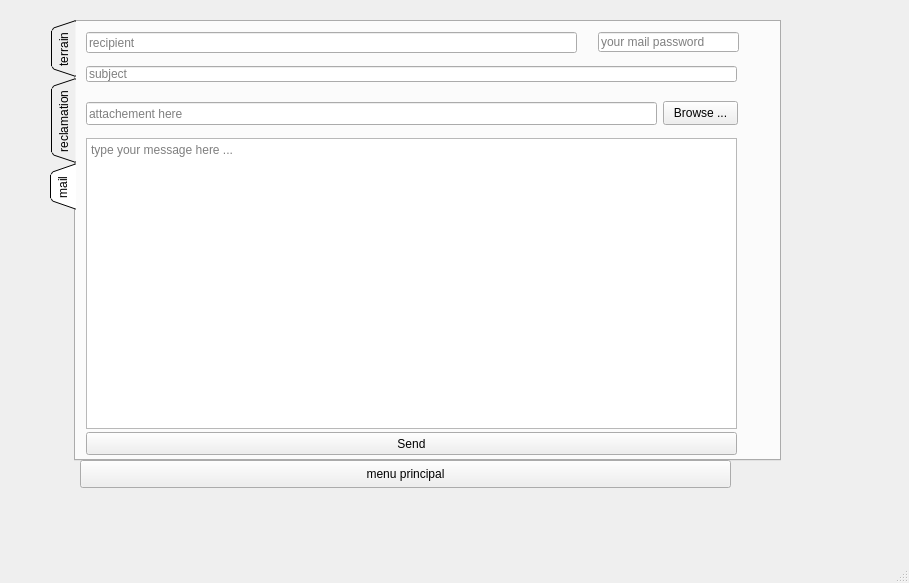
<?xml version="1.0" encoding="UTF-8"?>
<ui version="4.0">
 <class>gestion_mahdi</class>
 <widget class="QMainWindow" name="gestion_mahdi">
  <property name="geometry">
   <rect>
    <x>0</x>
    <y>0</y>
    <width>909</width>
    <height>583</height>
   </rect>
  </property>
  <property name="windowTitle">
   <string>MainWindow</string>
  </property>
  <widget class="QWidget" name="centralwidget">
   <widget class="QTabWidget" name="tabWidget">
    <property name="geometry">
     <rect>
      <x>50</x>
      <y>20</y>
      <width>731</width>
      <height>441</height>
     </rect>
    </property>
    <property name="tabPosition">
     <enum>QTabWidget::West</enum>
    </property>
    <property name="tabShape">
     <enum>QTabWidget::Triangular</enum>
    </property>
    <property name="currentIndex">
     <number>2</number>
    </property>
    <widget class="QWidget" name="tab">
     <attribute name="title">
      <string>terrain</string>
     </attribute>
     <widget class="QTableView" name="tableau_terrain">
      <property name="geometry">
       <rect>
        <x>220</x>
        <y>71</y>
        <width>451</width>
        <height>291</height>
       </rect>
      </property>
      <property name="sortingEnabled">
       <bool>true</bool>
      </property>
      <attribute name="horizontalHeaderCascadingSectionResizes">
       <bool>true</bool>
      </attribute>
      <attribute name="horizontalHeaderShowSortIndicator" stdset="0">
       <bool>false</bool>
      </attribute>
      <attribute name="horizontalHeaderStretchLastSection">
       <bool>false</bool>
      </attribute>
     </widget>
     <widget class="QLineEdit" name="rech_terrain">
      <property name="geometry">
       <rect>
        <x>360</x>
        <y>30</y>
        <width>181</width>
        <height>24</height>
       </rect>
      </property>
      <property name="placeholderText">
       <string>Recherche</string>
      </property>
      <property name="clearButtonEnabled">
       <bool>true</bool>
      </property>
     </widget>
     <widget class="QComboBox" name="sel_col_terrain">
      <property name="geometry">
       <rect>
        <x>561</x>
        <y>30</y>
        <width>111</width>
        <height>22</height>
       </rect>
      </property>
      <item>
       <property name="text">
        <string>All</string>
       </property>
      </item>
      <item>
       <property name="text">
        <string>ID</string>
       </property>
      </item>
      <item>
       <property name="text">
        <string>Nom</string>
       </property>
      </item>
      <item>
       <property name="text">
        <string>Lieu</string>
       </property>
      </item>
      <item>
       <property name="text">
        <string>Etat</string>
       </property>
      </item>
      <item>
       <property name="text">
        <string>Capacite</string>
       </property>
      </item>
     </widget>
     <widget class="QLineEdit" name="lieu">
      <property name="geometry">
       <rect>
        <x>30</x>
        <y>310</y>
        <width>141</width>
        <height>20</height>
       </rect>
      </property>
      <property name="text">
       <string/>
      </property>
     </widget>
     <widget class="QLabel" name="label_7">
      <property name="geometry">
       <rect>
        <x>30</x>
        <y>230</y>
        <width>101</width>
        <height>16</height>
       </rect>
      </property>
      <property name="text">
       <string>Capacite</string>
      </property>
     </widget>
     <widget class="QLabel" name="label_11">
      <property name="geometry">
       <rect>
        <x>30</x>
        <y>120</y>
        <width>47</width>
        <height>14</height>
       </rect>
      </property>
      <property name="text">
       <string>Nom</string>
      </property>
     </widget>
     <widget class="QLineEdit" name="id_terrain">
      <property name="geometry">
       <rect>
        <x>30</x>
        <y>90</y>
        <width>141</width>
        <height>20</height>
       </rect>
      </property>
     </widget>
     <widget class="QLabel" name="label_9">
      <property name="geometry">
       <rect>
        <x>30</x>
        <y>170</y>
        <width>61</width>
        <height>16</height>
       </rect>
      </property>
      <property name="text">
       <string>Etat</string>
      </property>
     </widget>
     <widget class="QLabel" name="label_12">
      <property name="geometry">
       <rect>
        <x>30</x>
        <y>70</y>
        <width>47</width>
        <height>14</height>
       </rect>
      </property>
      <property name="text">
       <string>ID</string>
      </property>
     </widget>
     <widget class="QLabel" name="label_13">
      <property name="geometry">
       <rect>
        <x>40</x>
        <y>290</y>
        <width>47</width>
        <height>14</height>
       </rect>
      </property>
      <property name="text">
       <string>Lieu</string>
      </property>
     </widget>
     <widget class="QComboBox" name="etat">
      <property name="geometry">
       <rect>
        <x>30</x>
        <y>190</y>
        <width>141</width>
        <height>22</height>
       </rect>
      </property>
      <item>
       <property name="text">
        <string>            --</string>
       </property>
      </item>
      <item>
       <property name="text">
        <string>type 1</string>
       </property>
      </item>
      <item>
       <property name="text">
        <string>type 2</string>
       </property>
      </item>
      <item>
       <property name="text">
        <string>type 3</string>
       </property>
      </item>
      <item>
       <property name="text">
        <string>type 4</string>
       </property>
      </item>
     </widget>
     <widget class="QLineEdit" name="nom">
      <property name="geometry">
       <rect>
        <x>30</x>
        <y>140</y>
        <width>141</width>
        <height>20</height>
       </rect>
      </property>
     </widget>
     <widget class="QSpinBox" name="capacite">
      <property name="geometry">
       <rect>
        <x>30</x>
        <y>253</y>
        <width>141</width>
        <height>22</height>
       </rect>
      </property>
     </widget>
     <widget class="QPushButton" name="ajou_t">
      <property name="geometry">
       <rect>
        <x>50</x>
        <y>390</y>
        <width>121</width>
        <height>28</height>
       </rect>
      </property>
      <property name="text">
       <string>ajout</string>
      </property>
     </widget>
     <widget class="QPushButton" name="modification_t">
      <property name="geometry">
       <rect>
        <x>230</x>
        <y>390</y>
        <width>93</width>
        <height>28</height>
       </rect>
      </property>
      <property name="text">
       <string>modification</string>
      </property>
     </widget>
     <widget class="QPushButton" name="suppression_t">
      <property name="geometry">
       <rect>
        <x>370</x>
        <y>390</y>
        <width>93</width>
        <height>28</height>
       </rect>
      </property>
      <property name="text">
       <string>supprimer</string>
      </property>
     </widget>
    </widget>
    <widget class="QWidget" name="tab_3">
     <attribute name="title">
      <string>reclamation</string>
     </attribute>
     <widget class="QTableView" name="tableau_reclamation">
      <property name="geometry">
       <rect>
        <x>210</x>
        <y>70</y>
        <width>481</width>
        <height>331</height>
       </rect>
      </property>
      <property name="sortingEnabled">
       <bool>true</bool>
      </property>
      <attribute name="horizontalHeaderCascadingSectionResizes">
       <bool>true</bool>
      </attribute>
      <attribute name="horizontalHeaderShowSortIndicator" stdset="0">
       <bool>false</bool>
      </attribute>
      <attribute name="horizontalHeaderStretchLastSection">
       <bool>false</bool>
      </attribute>
     </widget>
     <widget class="QLineEdit" name="rech_reclamation">
      <property name="geometry">
       <rect>
        <x>320</x>
        <y>30</y>
        <width>221</width>
        <height>24</height>
       </rect>
      </property>
      <property name="placeholderText">
       <string>Recherche</string>
      </property>
      <property name="clearButtonEnabled">
       <bool>true</bool>
      </property>
     </widget>
     <widget class="QComboBox" name="sel_col_reclamation">
      <property name="geometry">
       <rect>
        <x>561</x>
        <y>30</y>
        <width>131</width>
        <height>22</height>
       </rect>
      </property>
      <item>
       <property name="text">
        <string>All</string>
       </property>
      </item>
      <item>
       <property name="text">
        <string>ID</string>
       </property>
      </item>
      <item>
       <property name="text">
        <string>Description</string>
       </property>
      </item>
      <item>
       <property name="text">
        <string>Mail</string>
       </property>
      </item>
      <item>
       <property name="text">
        <string>Etat</string>
       </property>
      </item>
     </widget>
     <widget class="QLabel" name="label_10">
      <property name="geometry">
       <rect>
        <x>30</x>
        <y>100</y>
        <width>81</width>
        <height>16</height>
       </rect>
      </property>
      <property name="text">
       <string>Description</string>
      </property>
     </widget>
     <widget class="QLineEdit" name="id_reclamation">
      <property name="geometry">
       <rect>
        <x>30</x>
        <y>70</y>
        <width>161</width>
        <height>20</height>
       </rect>
      </property>
     </widget>
     <widget class="QLabel" name="label_8">
      <property name="geometry">
       <rect>
        <x>30</x>
        <y>50</y>
        <width>47</width>
        <height>14</height>
       </rect>
      </property>
      <property name="text">
       <string>ID</string>
      </property>
     </widget>
     <widget class="QTextEdit" name="description">
      <property name="geometry">
       <rect>
        <x>30</x>
        <y>130</y>
        <width>161</width>
        <height>141</height>
       </rect>
      </property>
     </widget>
     <widget class="QLineEdit" name="mail">
      <property name="geometry">
       <rect>
        <x>30</x>
        <y>300</y>
        <width>161</width>
        <height>20</height>
       </rect>
      </property>
     </widget>
     <widget class="QLabel" name="label_14">
      <property name="geometry">
       <rect>
        <x>30</x>
        <y>280</y>
        <width>47</width>
        <height>14</height>
       </rect>
      </property>
      <property name="text">
       <string>Mail</string>
      </property>
     </widget>
     <widget class="QComboBox" name="etat_reclamation">
      <property name="geometry">
       <rect>
        <x>40</x>
        <y>350</y>
        <width>141</width>
        <height>22</height>
       </rect>
      </property>
      <item>
       <property name="text">
        <string>Non traitee</string>
       </property>
      </item>
      <item>
       <property name="text">
        <string>Traitee</string>
       </property>
      </item>
     </widget>
     <widget class="QLabel" name="label_15">
      <property name="geometry">
       <rect>
        <x>40</x>
        <y>330</y>
        <width>61</width>
        <height>16</height>
       </rect>
      </property>
      <property name="text">
       <string>Etat</string>
      </property>
     </widget>
     <widget class="QPushButton" name="ajout_r">
      <property name="geometry">
       <rect>
        <x>50</x>
        <y>410</y>
        <width>93</width>
        <height>28</height>
       </rect>
      </property>
      <property name="text">
       <string>ajout</string>
      </property>
     </widget>
     <widget class="QPushButton" name="modification_r">
      <property name="geometry">
       <rect>
        <x>210</x>
        <y>410</y>
        <width>93</width>
        <height>28</height>
       </rect>
      </property>
      <property name="text">
       <string>modification</string>
      </property>
     </widget>
     <widget class="QPushButton" name="suppression_r">
      <property name="geometry">
       <rect>
        <x>370</x>
        <y>410</y>
        <width>93</width>
        <height>28</height>
       </rect>
      </property>
      <property name="text">
       <string>suppression</string>
      </property>
     </widget>
    </widget>
    <widget class="QWidget" name="tab_2">
     <attribute name="title">
      <string>mail</string>
     </attribute>
     <widget class="QPushButton" name="sendBtn">
      <property name="geometry">
       <rect>
        <x>10</x>
        <y>410</y>
        <width>651</width>
        <height>23</height>
       </rect>
      </property>
      <property name="text">
       <string>Send</string>
      </property>
     </widget>
     <widget class="QLineEdit" name="subject">
      <property name="geometry">
       <rect>
        <x>10</x>
        <y>44</y>
        <width>651</width>
        <height>16</height>
       </rect>
      </property>
      <property name="placeholderText">
       <string>subject</string>
      </property>
     </widget>
     <widget class="QPushButton" name="browseBtn">
      <property name="geometry">
       <rect>
        <x>587</x>
        <y>79</y>
        <width>75</width>
        <height>24</height>
       </rect>
      </property>
      <property name="text">
       <string>Browse ...</string>
      </property>
     </widget>
     <widget class="QLineEdit" name="file">
      <property name="geometry">
       <rect>
        <x>10</x>
        <y>80</y>
        <width>571</width>
        <height>23</height>
       </rect>
      </property>
      <property name="placeholderText">
       <string>attachement here</string>
      </property>
     </widget>
     <widget class="QTextEdit" name="msg">
      <property name="geometry">
       <rect>
        <x>10</x>
        <y>116</y>
        <width>651</width>
        <height>291</height>
       </rect>
      </property>
      <property name="placeholderText">
       <string>type your message here ...</string>
      </property>
     </widget>
     <widget class="QLineEdit" name="rcpt">
      <property name="geometry">
       <rect>
        <x>10</x>
        <y>10</y>
        <width>491</width>
        <height>21</height>
       </rect>
      </property>
      <property name="placeholderText">
       <string>recipient</string>
      </property>
     </widget>
     <widget class="QLineEdit" name="mail_pass">
      <property name="geometry">
       <rect>
        <x>522</x>
        <y>10</y>
        <width>141</width>
        <height>20</height>
       </rect>
      </property>
      <property name="echoMode">
       <enum>QLineEdit::Password</enum>
      </property>
      <property name="placeholderText">
       <string>your mail password</string>
      </property>
     </widget>
    </widget>
   </widget>
   <widget class="QPushButton" name="pushButton">
    <property name="geometry">
     <rect>
      <x>80</x>
      <y>460</y>
      <width>651</width>
      <height>28</height>
     </rect>
    </property>
    <property name="text">
     <string>menu principal</string>
    </property>
   </widget>
  </widget>
  <widget class="QMenuBar" name="menubar">
   <property name="geometry">
    <rect>
     <x>0</x>
     <y>0</y>
     <width>909</width>
     <height>26</height>
    </rect>
   </property>
  </widget>
  <widget class="QStatusBar" name="statusbar"/>
  <action name="actionajout_terrain">
   <property name="text">
    <string>ajout_terrain</string>
   </property>
  </action>
  <action name="actionsuppression_terrain">
   <property name="text">
    <string>suppression_terrain</string>
   </property>
  </action>
  <action name="actionajout_reclamation">
   <property name="text">
    <string>ajout_reclamation</string>
   </property>
  </action>
  <action name="actionsuppression_reclamation">
   <property name="text">
    <string>suppression_reclamation</string>
   </property>
  </action>
  <action name="actionmodifier_terrain">
   <property name="text">
    <string>modifier_terrain</string>
   </property>
  </action>
  <action name="actionmodifier_reclamation">
   <property name="text">
    <string>modifier_reclamation</string>
   </property>
  </action>
  <action name="actioncheck_map">
   <property name="text">
    <string>check_map</string>
   </property>
  </action>
 </widget>
 <resources/>
 <connections/>
</ui>
